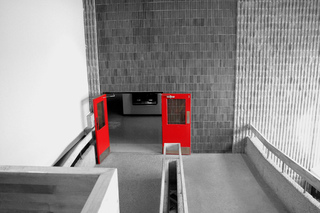
#> input picture MIR05_04/input_images/100333061_12e0d98a8c_b.jpg, 320 x 213 px; its folder holds 4 pictures in this run
$ python solution05_04.py   (Python 2 division)
#> lines starting #> are read from the running program, lines starting #| are printed output that depends on the picture
'''
Created on Jan 5, 2012

@author: federico raue
'''
import pylab
import Image
import os
import numpy

from scipy.cluster.vq import kmeans, vq

def patch_sampling (image_array, patch_size, patch_brightness = False):
    f_var = 50
    dim_x, dim_y = image_array.shape
    index = 0
    number_patch_x = (int(dim_x) / patch_size) - 1
    number_patch_y = (int(dim_y) / patch_size) - 1
    if patch_size == 16:
        local_feature_vector = numpy.zeros((number_patch_x * number_patch_y*4,64), dtype = numpy.uint8 )
    else:
        local_feature_vector = numpy.zeros((number_patch_x * number_patch_y*16,64), dtype = numpy.uint8 )


    for index_x in range(number_patch_x):
        for index_y in range(number_patch_y):
            patch_values = image_array[patch_size*index_x :  patch_size*(index_x+1), patch_size*index_y:patch_size*(index_y+1) ]

            if (patch_brightness == True):

                if numpy.std(patch_values) >= 1:
                    patch_values = (f_var * (patch_values - numpy.mean(patch_values) + 128))/numpy.std(patch_values)
                else:
                    patch_values = (f_var * (patch_values - numpy.mean(patch_values) + 128))


            if(patch_values.shape[0] != patch_size or patch_values.shape[1] != patch_size ):
                print "Error en "+str(index_x) + " " + str(index_y)
            elif (patch_size == 16):
                local_feature_vector[index + 0, :] = numpy.array(patch_values[0:8, 0:8].ravel())
                local_feature_vector[index + 1, :] = numpy.array(patch_values[0:8, 8:16].ravel())
                local_feature_vector[index + 2, :] = numpy.array(patch_values[8:16, 0:8].ravel())
                local_feature_vector[index + 3, :] = numpy.array(patch_values[8:16, 8:16].ravel())
                index = index + 4
            elif (patch_size == 32):
                local_feature_vector[index + 0, :] = numpy.array(patch_values[0:8, 0:8].ravel())
                local_feature_vector[index + 1, :] = numpy.array(patch_values[0:8, 8:16].ravel())
                local_feature_vector[index + 2, :] = numpy.array(patch_values[0:8, 16:24].ravel())
                local_feature_vector[index + 3, :] = numpy.array(patch_values[0:8, 24:32].ravel())

                local_feature_vector[index + 4, :] = numpy.array(patch_values[8:16, 0:8].ravel())
                local_feature_vector[index + 5, :] = numpy.array(patch_values[8:16, 8:16].ravel())
                local_feature_vector[index + 6, :] = numpy.array(patch_values[8:16, 16:24].ravel())
                local_feature_vector[index + 7, :] = numpy.array(patch_values[8:16, 24:32].ravel())

                local_feature_vector[index + 8, :] = numpy.array(patch_values[16:24, 0:8].ravel())
                local_feature_vector[index + 9, :] = numpy.array(patch_values[16:24, 8:16].ravel())
                local_feature_vector[index + 10, :] = numpy.array(patch_values[16:24, 16:24].ravel())
                local_feature_vector[index + 11, :] = numpy.array(patch_values[16:24, 24:32].ravel())

                local_feature_vector[index + 12, :] = numpy.array(patch_values[24:32, 0:8].ravel())
                local_feature_vector[index + 13, :] = numpy.array(patch_values[24:32, 8:16].ravel())
                local_feature_vector[index + 14, :] = numpy.array(patch_values[24:32, 16:24].ravel())
                local_feature_vector[index + 15, :] = numpy.array(patch_values[24:32, 24:32].ravel())

                index = index + 16


    return local_feature_vector

def patching_quantize(codebook, scale_down_array, patch_brightness = False):
    dim_x, dim_y = scale_down_array.shape
    patch_size = 8
    f_var = 50
    number_patch_x = (int(dim_x) / patch_size) - 1
    number_patch_y = (int(dim_y) / patch_size) - 1
    image_patch = numpy.zeros((number_patch_x * number_patch_y, 64), dtype = numpy.uint8)


    quantize_patch_image = numpy.zeros((number_patch_x*patch_size, number_patch_y*patch_size), dtype = numpy.uint8)
    index = 0

    for index_x in range(number_patch_x):
        for index_y in range(number_patch_y):

            image_patch[index,:] = scale_down_array[patch_size*index_x : patch_size*(index_x+1),\
                                               patch_size*index_y : patch_size*(index_y+1) ].ravel()

            if (patch_brightness == True):
                if numpy.std(image_patch[index,:]) >= 1:
                    image_patch[index,:] = (f_var * (image_patch[index,:] - numpy.mean(image_patch[index,:]) + 128))/numpy.std(image_patch[index,:])
                else:

                    image_patch[index,:] = (f_var * (image_patch[index,:] - numpy.mean(image_patch[index,:]) + 128))

            index = index + 1

    index_cluster, distortion = vq(image_patch, codebook)


    index = 0
    for index_x in range(number_patch_x):
        for index_y in range(number_patch_y):

            quantize_patch_image[patch_size*index_x : patch_size*(index_x+1),\
                        patch_size*index_y : patch_size*(index_y+1) ] = numpy.mean(codebook[index_cluster[index],:])
            index = index + 1

    return quantize_patch_image
#===============================================================================
#              MAIN PROGRAM
#=================================#==============================================

if __name__ == '__main__':
    pass


patch_size = 16
number_cluster = 100
normalization = True

if normalization == True:
    folder = 'output_images_'+str(patch_size)+'_'+str(number_cluster)+'_norm/'
else:
    folder = 'output_images_'+str(patch_size)+'_'+str(number_cluster)+'/'


if not os.path.isdir(folder):
    os.makedirs(folder)


if patch_size == 16:
    factor = 2
elif patch_size == 32:
    factor = 4

list_image = []
i=0
image_to_qv = os.listdir('input_images')[:10]

for image_name in os.listdir('input_images')[:10]:

    try:
        input_image = Image.open("input_images/" + image_name).convert('L')
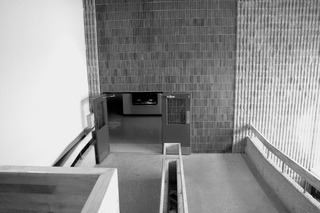
#> input_image: PIL image 320x213 L; min 0, max 252, mean 146.3
    except :
        print "There is a problem with " + image_name
        continue

    image_array = (pylab.asarray(input_image))

    temp = patch_sampling(image_array, patch_size, normalization)
#> after the loop in patch_sampling, `for index_x in range(number_patch_x):`:
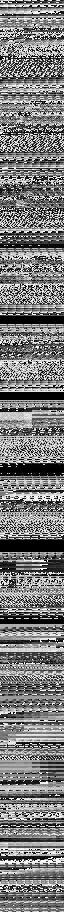
#> local_feature_vector: shape (912, 64); min 0, max 255, mean 122.2
#> after the loop in patch_sampling, `for index_x in range(number_patch_x):`: index = 912

    for j in range(temp.shape[0]):
        list_image.append(temp[j,:])
#> after the loop, list_image = 912 items

    i = i + 1
    print i
#> pass 2 of the loop `for image_name in os.listdir('input_images')[:10]:`:
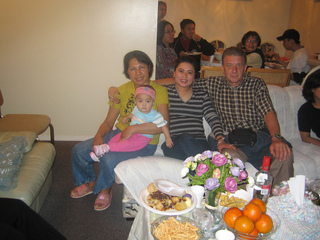
#> input picture MIR05_04/input_images/1013039180_4e8890729c_b.jpg, 320 x 240 px
#> `input_image = Image.open("input_images/" + image_name).convert('L')`:
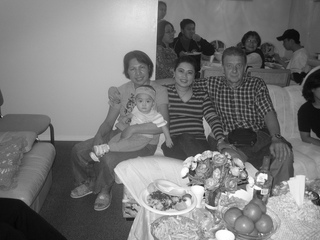
#> input_image: PIL image 320x240 L; min 4, max 255, mean 119.9
#> after the loop in patch_sampling (call 2), `for index_x in range(number_patch_x):`:
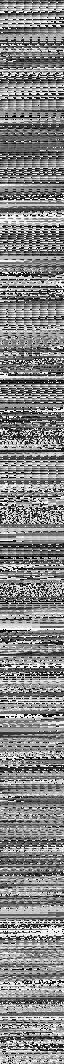
#> local_feature_vector: shape (1064, 64); min 0, max 255, mean 132.3
#> after the loop in patch_sampling (call 2), `for index_x in range(number_patch_x):`: index = 1064
#> after the loop `for j in range(temp.shape[0]):`: list_image = 1976 items
#> pass 3 of the loop `for image_name in os.listdir('input_images')[:10]:`:
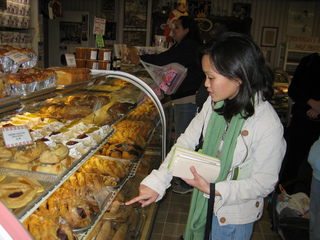
#> input picture MIR05_04/input_images/113575017_d8774418d6_b.jpg, 320 x 240 px
#> `input_image = Image.open("input_images/" + image_name).convert('L')`:
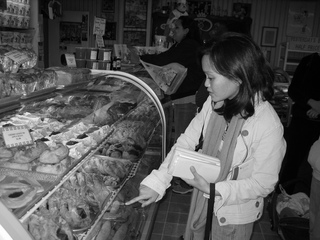
#> input_image: PIL image 320x240 L; min 0, max 255, mean 83.6
#> after the loop in patch_sampling (call 3), `for index_x in range(number_patch_x):`:
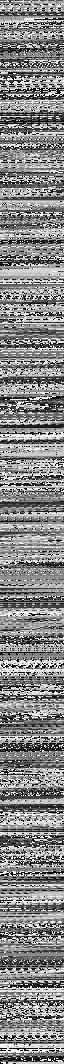
#> local_feature_vector: shape (1064, 64); min 0, max 255, mean 133.8
#> after the loop in patch_sampling (call 3), `for index_x in range(number_patch_x):`: index = 1064
#> after the loop `for j in range(temp.shape[0]):`: list_image = 3040 items
#> the loop made 4 passes; the first 3 are shown


print "Image Patching"

image_sampling = numpy.array(list_image)
print image_sampling.shape
#| (5472, 64)
#> (the run stopped early here; a loop or call above may not have finished)
